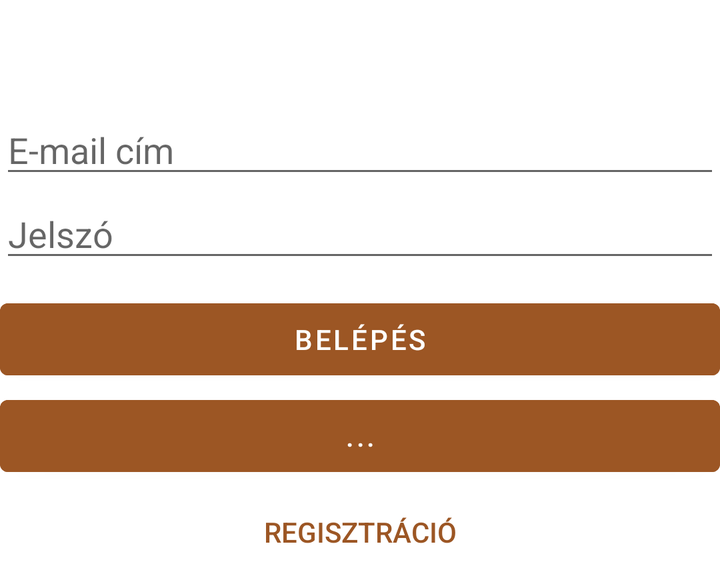
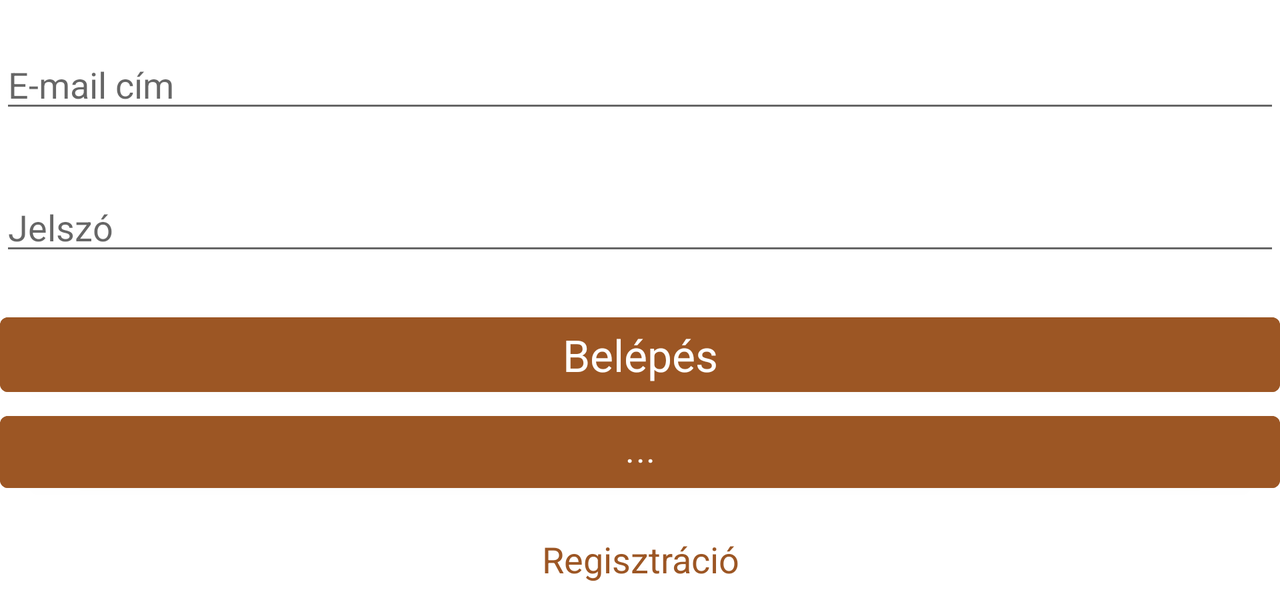

An Android layout and its configuration variant, each rendered on a device that would load it. The default file and the variant file are quoted in full after the pictures.
<!-- AndroidManifest.xml: application theme Theme.Museum_app -->
<!-- res/layout/activity_main.xml -->
<?xml version="1.0" encoding="utf-8"?>
<ScrollView
    xmlns:android="http://schemas.android.com/apk/res/android"
    xmlns:app="http://schemas.android.com/apk/res-auto"
    xmlns:tools="http://schemas.android.com/tools"
    android:layout_width="match_parent"
    android:layout_height="wrap_content">
<androidx.constraintlayout.widget.ConstraintLayout
    xmlns:android="http://schemas.android.com/apk/res/android"
    xmlns:app="http://schemas.android.com/apk/res-auto"
    xmlns:tools="http://schemas.android.com/tools"
    android:layout_width="match_parent"
    android:layout_height="match_parent"
    android:divider="?android:dividerHorizontal"
    android:showDividers="end"
    android:scrollbars="vertical">

    <EditText
        android:id="@+id/editTextEmail"
        android:layout_width="match_parent"
        android:layout_height="wrap_content"
        android:ems="10"
        android:hint="@string/emailAdress"
        android:inputType="textEmailAddress"
        app:layout_constraintBottom_toBottomOf="parent"
        app:layout_constraintTop_toTopOf="parent"
        app:layout_constraintVertical_bias="0.212"
        tools:layout_editor_absoluteX="16dp" />

    <EditText
        android:id="@+id/editTextPassword"
        android:layout_width="match_parent"
        android:layout_height="wrap_content"
        android:layout_marginBottom="150dp"
        android:ems="10"
        android:hint="@string/password"
        android:inputType="textPassword"
        app:layout_constraintBottom_toBottomOf="parent"
        app:layout_constraintTop_toBottomOf="@+id/editTextEmail"
        app:layout_constraintVertical_bias="0.124"
        tools:layout_editor_absoluteX="0dp" />

    <Button
        android:id="@+id/loginButton"
        android:layout_width="match_parent"
        android:layout_height="wrap_content"
        android:backgroundTint="@color/brown_light"
        android:onClick="login"
        android:text="@string/loginButton"
        app:layout_constraintBottom_toBottomOf="parent"
        app:layout_constraintEnd_toEndOf="parent"
        app:layout_constraintHorizontal_bias="0.0"
        app:layout_constraintStart_toStartOf="parent"
        app:layout_constraintTop_toBottomOf="@+id/editTextPassword"
        app:layout_constraintVertical_bias="0.091" />

    <Button
        android:id="@+id/loginAsGuest"
        android:layout_width="match_parent"
        android:layout_height="wrap_content"
        android:backgroundTint="@color/brown_light"
        android:onClick="loginAsGuest"
        android:text="..."
        app:layout_constraintBottom_toBottomOf="parent"
        app:layout_constraintEnd_toEndOf="parent"
        app:layout_constraintHorizontal_bias="0.0"
        app:layout_constraintStart_toStartOf="parent"
        app:layout_constraintTop_toBottomOf="@+id/loginButton"
        app:layout_constraintVertical_bias="0.01" />

    <View
        android:id="@+id/login_register_divider"
        style="@style/Divider.Horizontal"
        app:layout_constraintBottom_toTopOf="@+id/registerButton"
        app:layout_constraintTop_toBottomOf="@+id/loginAsGuest"
        tools:ignore="MissingConstraints" />

    <Button
        android:id="@+id/registerButton"
        style="?android:attr/borderlessButtonStyle"
        android:layout_width="match_parent"
        android:layout_height="wrap_content"
        android:height="10dp"
        android:backgroundTint="@android:color/transparent"
        android:onClick="register"
        android:text="@string/registerButton"
        android:textColor="@color/brown_light"
        app:layout_constraintBottom_toBottomOf="parent"
        app:layout_constraintEnd_toEndOf="parent"
        app:layout_constraintHorizontal_bias="0.0"
        app:layout_constraintStart_toStartOf="parent"
        app:layout_constraintTop_toBottomOf="@+id/loginAsGuest"
        app:layout_constraintVertical_bias="0.05" />
</androidx.constraintlayout.widget.ConstraintLayout>
</ScrollView>
<!-- resources referenced by this layout -->
<resources>
  <color name="brown_light">#9c5624</color>
  <string name="emailAdress">E-mail cím</string>
  <string name="loginButton">Belépés</string>
  <string name="password">Jelszó</string>
  <string name="registerButton">Regisztráció</string>
  <style name="Theme.Museum_app" parent="Theme.MaterialComponents.DayNight.DarkActionBar">
          
          <item name="colorPrimary">@color/brown_light</item>
          <item name="colorPrimaryVariant">@color/brown_light_darker</item>
          <item name="colorOnPrimary">@color/white</item>
          
          <item name="colorSecondary">@color/teal_200</item>
          <item name="colorSecondaryVariant">@color/teal_700</item>
          <item name="colorOnSecondary">@color/black</item>
          
          <item name="android:statusBarColor" tools:targetApi="l">?attr/colorPrimaryVariant</item>
          
      </style>
  <color name="brown_light_darker">#994a11</color>
  <color name="white">#FFFFFFFF</color>
  <color name="teal_200">#FF03DAC5</color>
  <color name="teal_700">#FF018786</color>
  <color name="black">#FF000000</color>
</resources>
<!-- res/layout-land/activity_main.xml (the repository's variant of the layout above) -->
<!-- drawn on the phone turned sideways -->
<?xml version="1.0" encoding="utf-8"?>
<ScrollView
    xmlns:android="http://schemas.android.com/apk/res/android"
    xmlns:app="http://schemas.android.com/apk/res-auto"
    xmlns:tools="http://schemas.android.com/tools"
    android:layout_width="match_parent"
    android:layout_height="wrap_content">
<LinearLayout
    xmlns:android="http://schemas.android.com/apk/res/android"
    xmlns:app="http://schemas.android.com/apk/res-auto"
    xmlns:tools="http://schemas.android.com/tools"
    android:layout_width="match_parent"
    android:layout_height="match_parent"
    android:orientation="vertical"
    android:scrollbars="vertical">

    <EditText
        android:id="@+id/editTextEmail"
        android:layout_width="match_parent"
        android:layout_height="wrap_content"
        android:ems="10"
        android:hint="@string/emailAdress"
        android:inputType="textEmailAddress"
        android:layout_marginTop="20dp"
        tools:layout_editor_absoluteX="16dp" />

    <EditText
        android:id="@+id/editTextPassword"
        android:layout_width="match_parent"
        android:layout_height="wrap_content"

        android:ems="10"
        android:hint="@string/password"
        android:inputType="textPassword"
        android:layout_marginTop="30dp"
        tools:layout_editor_absoluteX="16dp" />

    <Button
        android:id="@+id/loginButton"
        android:layout_width="match_parent"
        android:layout_height="wrap_content"
        android:layout_marginTop="20dp"
        android:backgroundTint="@color/brown_light"
        android:onClick="login"
        android:text="@string/loginButton"
        android:textAppearance="@style/TextAppearance.AppCompat.Large" />

    <Button
        android:id="@+id/loginAsGuest"
        android:layout_width="match_parent"
        android:layout_height="wrap_content"
        android:backgroundTint="@color/brown_light"
        android:onClick="loginAsGuest"
        android:text="..."
        app:layout_constraintBottom_toBottomOf="parent"
        app:layout_constraintEnd_toEndOf="parent"
        app:layout_constraintHorizontal_bias="0.0"
        app:layout_constraintStart_toStartOf="parent"
        app:layout_constraintTop_toBottomOf="@+id/loginButton"
        app:layout_constraintVertical_bias="0.01" />

    <View
        android:id="@+id/login_register_divider"
        style="@style/Divider.Horizontal"
        app:layout_constraintBottom_toTopOf="@+id/registerButton"
        app:layout_constraintTop_toBottomOf="@+id/loginWithGoogle"
        tools:ignore="MissingConstraints" />

    <Button
        android:id="@+id/registerButton"
        style="?android:attr/borderlessButtonStyle"
        android:layout_width="match_parent"
        android:layout_height="49dp"
        android:layout_marginTop="5dp"
        android:backgroundTint="@android:color/transparent"
        android:backgroundTintMode="src_in"
        android:onClick="register"
        android:text="@string/registerButton"
        android:textAppearance="@style/TextAppearance.AppCompat.Medium"
        android:textColor="@color/brown_light" />
</LinearLayout>
</ScrollView>
